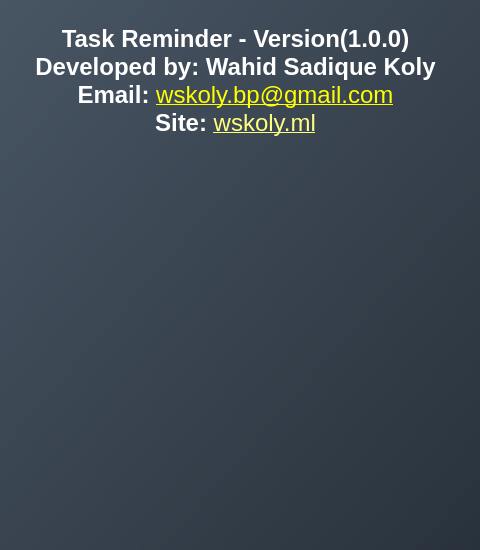
<?xml version="1.0" encoding="UTF-8"?>
<ui version="4.0">
 <class>aboutDialog</class>
 <widget class="QDialog" name="aboutDialog">
  <property name="geometry">
   <rect>
    <x>0</x>
    <y>0</y>
    <width>480</width>
    <height>550</height>
   </rect>
  </property>
  <property name="minimumSize">
   <size>
    <width>480</width>
    <height>550</height>
   </size>
  </property>
  <property name="maximumSize">
   <size>
    <width>480</width>
    <height>550</height>
   </size>
  </property>
  <property name="windowTitle">
   <string>About</string>
  </property>
  <property name="windowOpacity">
   <double>0.951111000000000</double>
  </property>
  <property name="styleSheet">
   <string notr="true">background-color: qlineargradient(x1: 0, y1: 0, x2: 1, y2: 1,stop: 0 rgb(72, 85, 99), stop: 1 rgb(41, 50, 60));</string>
  </property>
  <widget class="QTextBrowser" name="textBrowser">
   <property name="geometry">
    <rect>
     <x>20</x>
     <y>20</y>
     <width>431</width>
     <height>511</height>
    </rect>
   </property>
   <property name="styleSheet">
    <string notr="true">background-color: rgb(0,0,0,0%);
color: white;</string>
   </property>
   <property name="html">
    <string>&lt;!DOCTYPE HTML PUBLIC &quot;-//W3C//DTD HTML 4.0//EN&quot; &quot;http://www.w3.org/TR/REC-html40/strict.dtd&quot;&gt;
&lt;html&gt;&lt;head&gt;&lt;meta name=&quot;qrichtext&quot; content=&quot;1&quot; /&gt;&lt;style type=&quot;text/css&quot;&gt;
p, li { white-space: pre-wrap; }
&lt;/style&gt;&lt;/head&gt;&lt;body style=&quot; font-family:'MS Shell Dlg 2'; font-size:8.25pt; font-weight:400; font-style:normal;&quot;&gt;
&lt;p align=&quot;center&quot; style=&quot; margin-top:0px; margin-bottom:0px; margin-left:0px; margin-right:0px; -qt-block-indent:0; text-indent:0px;&quot;&gt;&lt;img src=&quot;:/Resources/TaskReminder.png&quot; height=&quot;100&quot; /&gt;&lt;/p&gt;
&lt;p align=&quot;center&quot; style=&quot; margin-top:0px; margin-bottom:0px; margin-left:0px; margin-right:0px; -qt-block-indent:0; text-indent:0px;&quot;&gt;&lt;span style=&quot; font-size:18pt; font-weight:600;&quot;&gt;Task Reminder - Version(1.0.0)&lt;/span&gt;&lt;/p&gt;
&lt;p align=&quot;center&quot; style=&quot; margin-top:0px; margin-bottom:0px; margin-left:0px; margin-right:0px; -qt-block-indent:0; text-indent:0px;&quot;&gt;&lt;span style=&quot; font-size:18pt; font-weight:600;&quot;&gt;Developed by: Wahid Sadique Koly&lt;/span&gt;&lt;/p&gt;
&lt;p align=&quot;center&quot; style=&quot; margin-top:0px; margin-bottom:0px; margin-left:0px; margin-right:0px; -qt-block-indent:0; text-indent:0px;&quot;&gt;&lt;span style=&quot; font-size:18pt; font-weight:600;&quot;&gt;Email: &lt;/span&gt;&lt;a href=&quot;mailto:wskoly.bp@gmail.com&quot;&gt;&lt;span style=&quot; font-size:18pt; text-decoration: underline; color:#ffff00;&quot;&gt;wskoly.bp@gmail.com&lt;/span&gt;&lt;/a&gt;&lt;/p&gt;
&lt;p align=&quot;center&quot; style=&quot; margin-top:0px; margin-bottom:0px; margin-left:0px; margin-right:0px; -qt-block-indent:0; text-indent:0px;&quot;&gt;&lt;span style=&quot; font-size:18pt; font-weight:600;&quot;&gt;Site: &lt;/span&gt;&lt;a href=&quot;https:wskoly.ml&quot;&gt;&lt;span style=&quot; font-size:18pt; text-decoration: underline; color:#ffff7f;&quot;&gt;wskoly.ml&lt;/span&gt;&lt;/a&gt;&lt;/p&gt;
&lt;p align=&quot;center&quot; style=&quot;-qt-paragraph-type:empty; margin-top:0px; margin-bottom:0px; margin-left:0px; margin-right:0px; -qt-block-indent:0; text-indent:0px; font-size:18pt; text-decoration: underline; color:#ffff7f;&quot;&gt;&lt;br /&gt;&lt;/p&gt;
&lt;p align=&quot;center&quot; style=&quot; margin-top:0px; margin-bottom:0px; margin-left:0px; margin-right:0px; -qt-block-indent:0; text-indent:0px;&quot;&gt;&lt;img src=&quot;:/Resources/kolyrb.png&quot; height=&quot;250&quot; /&gt;&lt;/p&gt;&lt;/body&gt;&lt;/html&gt;</string>
   </property>
  </widget>
 </widget>
 <resources>
  <include location="../../../../../../Bangla-Voice-Calculator/TaskResource.qrc"/>
 </resources>
 <connections/>
</ui>
